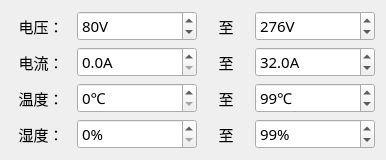
<?xml version="1.0" encoding="UTF-8"?>
<ui version="4.0">
 <class>Set_LineUnitWid</class>
 <widget class="QWidget" name="Set_LineUnitWid">
  <property name="geometry">
   <rect>
    <x>0</x>
    <y>0</y>
    <width>386</width>
    <height>156</height>
   </rect>
  </property>
  <property name="font">
   <font>
    <family>微软雅黑</family>
    <pointsize>11</pointsize>
   </font>
  </property>
  <property name="windowTitle">
   <string>Form</string>
  </property>
  <layout class="QGridLayout" name="gridLayout">
   <property name="verticalSpacing">
    <number>6</number>
   </property>
   <item row="0" column="0">
    <widget class="QLabel" name="label_5">
     <property name="sizePolicy">
      <sizepolicy hsizetype="Preferred" vsizetype="Preferred">
       <horstretch>0</horstretch>
       <verstretch>0</verstretch>
      </sizepolicy>
     </property>
     <property name="minimumSize">
      <size>
       <width>60</width>
       <height>30</height>
      </size>
     </property>
     <property name="maximumSize">
      <size>
       <width>60</width>
       <height>16777215</height>
      </size>
     </property>
     <property name="text">
      <string>电压：</string>
     </property>
     <property name="alignment">
      <set>Qt::AlignCenter</set>
     </property>
    </widget>
   </item>
   <item row="0" column="1">
    <widget class="QDoubleSpinBox" name="volMinSpin">
     <property name="enabled">
      <bool>true</bool>
     </property>
     <property name="minimumSize">
      <size>
       <width>120</width>
       <height>30</height>
      </size>
     </property>
     <property name="maximumSize">
      <size>
       <width>120</width>
       <height>16777215</height>
      </size>
     </property>
     <property name="prefix">
      <string/>
     </property>
     <property name="suffix">
      <string>V</string>
     </property>
     <property name="decimals">
      <number>0</number>
     </property>
     <property name="maximum">
      <double>300.000000000000000</double>
     </property>
     <property name="value">
      <double>80.000000000000000</double>
     </property>
    </widget>
   </item>
   <item row="0" column="2">
    <widget class="QLabel" name="label_6">
     <property name="minimumSize">
      <size>
       <width>40</width>
       <height>30</height>
      </size>
     </property>
     <property name="maximumSize">
      <size>
       <width>50</width>
       <height>16777215</height>
      </size>
     </property>
     <property name="text">
      <string>至</string>
     </property>
     <property name="alignment">
      <set>Qt::AlignCenter</set>
     </property>
    </widget>
   </item>
   <item row="0" column="3">
    <widget class="QDoubleSpinBox" name="volMaxSpin">
     <property name="enabled">
      <bool>true</bool>
     </property>
     <property name="minimumSize">
      <size>
       <width>120</width>
       <height>30</height>
      </size>
     </property>
     <property name="maximumSize">
      <size>
       <width>120</width>
       <height>16777215</height>
      </size>
     </property>
     <property name="suffix">
      <string>V</string>
     </property>
     <property name="decimals">
      <number>0</number>
     </property>
     <property name="maximum">
      <double>300.000000000000000</double>
     </property>
     <property name="value">
      <double>276.000000000000000</double>
     </property>
    </widget>
   </item>
   <item row="1" column="0">
    <widget class="QLabel" name="label_9">
     <property name="minimumSize">
      <size>
       <width>60</width>
       <height>30</height>
      </size>
     </property>
     <property name="maximumSize">
      <size>
       <width>60</width>
       <height>16777215</height>
      </size>
     </property>
     <property name="text">
      <string>电流：</string>
     </property>
     <property name="alignment">
      <set>Qt::AlignCenter</set>
     </property>
    </widget>
   </item>
   <item row="1" column="1">
    <widget class="QDoubleSpinBox" name="curMinSpin">
     <property name="enabled">
      <bool>true</bool>
     </property>
     <property name="minimumSize">
      <size>
       <width>120</width>
       <height>30</height>
      </size>
     </property>
     <property name="maximumSize">
      <size>
       <width>120</width>
       <height>16777215</height>
      </size>
     </property>
     <property name="suffix">
      <string>A</string>
     </property>
     <property name="decimals">
      <number>1</number>
     </property>
     <property name="maximum">
      <double>63.000000000000000</double>
     </property>
    </widget>
   </item>
   <item row="1" column="2">
    <widget class="QLabel" name="label_10">
     <property name="minimumSize">
      <size>
       <width>40</width>
       <height>30</height>
      </size>
     </property>
     <property name="maximumSize">
      <size>
       <width>50</width>
       <height>16777215</height>
      </size>
     </property>
     <property name="text">
      <string>至</string>
     </property>
     <property name="alignment">
      <set>Qt::AlignCenter</set>
     </property>
    </widget>
   </item>
   <item row="1" column="3">
    <widget class="QDoubleSpinBox" name="curMaxSpin">
     <property name="enabled">
      <bool>true</bool>
     </property>
     <property name="minimumSize">
      <size>
       <width>120</width>
       <height>30</height>
      </size>
     </property>
     <property name="maximumSize">
      <size>
       <width>120</width>
       <height>16777215</height>
      </size>
     </property>
     <property name="suffix">
      <string>A</string>
     </property>
     <property name="decimals">
      <number>1</number>
     </property>
     <property name="maximum">
      <double>64.000000000000000</double>
     </property>
     <property name="value">
      <double>32.000000000000000</double>
     </property>
    </widget>
   </item>
   <item row="2" column="0">
    <widget class="QLabel" name="label_11">
     <property name="minimumSize">
      <size>
       <width>60</width>
       <height>30</height>
      </size>
     </property>
     <property name="maximumSize">
      <size>
       <width>60</width>
       <height>16777215</height>
      </size>
     </property>
     <property name="text">
      <string>温度：</string>
     </property>
     <property name="alignment">
      <set>Qt::AlignCenter</set>
     </property>
    </widget>
   </item>
   <item row="2" column="1">
    <widget class="QDoubleSpinBox" name="temMinSpin">
     <property name="enabled">
      <bool>true</bool>
     </property>
     <property name="minimumSize">
      <size>
       <width>120</width>
       <height>30</height>
      </size>
     </property>
     <property name="maximumSize">
      <size>
       <width>120</width>
       <height>16777215</height>
      </size>
     </property>
     <property name="prefix">
      <string/>
     </property>
     <property name="suffix">
      <string>℃</string>
     </property>
     <property name="decimals">
      <number>0</number>
     </property>
     <property name="maximum">
      <double>100.000000000000000</double>
     </property>
     <property name="value">
      <double>0.000000000000000</double>
     </property>
    </widget>
   </item>
   <item row="2" column="2">
    <widget class="QLabel" name="label_12">
     <property name="minimumSize">
      <size>
       <width>40</width>
       <height>30</height>
      </size>
     </property>
     <property name="maximumSize">
      <size>
       <width>50</width>
       <height>16777215</height>
      </size>
     </property>
     <property name="text">
      <string>至</string>
     </property>
     <property name="alignment">
      <set>Qt::AlignCenter</set>
     </property>
    </widget>
   </item>
   <item row="2" column="3">
    <widget class="QDoubleSpinBox" name="temMaxSpin">
     <property name="enabled">
      <bool>true</bool>
     </property>
     <property name="minimumSize">
      <size>
       <width>120</width>
       <height>30</height>
      </size>
     </property>
     <property name="maximumSize">
      <size>
       <width>120</width>
       <height>16777215</height>
      </size>
     </property>
     <property name="suffix">
      <string>℃</string>
     </property>
     <property name="decimals">
      <number>0</number>
     </property>
     <property name="maximum">
      <double>100.000000000000000</double>
     </property>
     <property name="value">
      <double>99.000000000000000</double>
     </property>
    </widget>
   </item>
   <item row="3" column="0">
    <widget class="QLabel" name="label_13">
     <property name="minimumSize">
      <size>
       <width>60</width>
       <height>30</height>
      </size>
     </property>
     <property name="maximumSize">
      <size>
       <width>60</width>
       <height>16777215</height>
      </size>
     </property>
     <property name="text">
      <string>湿度：</string>
     </property>
     <property name="alignment">
      <set>Qt::AlignCenter</set>
     </property>
    </widget>
   </item>
   <item row="3" column="1">
    <widget class="QDoubleSpinBox" name="humMinSpin">
     <property name="enabled">
      <bool>true</bool>
     </property>
     <property name="minimumSize">
      <size>
       <width>120</width>
       <height>30</height>
      </size>
     </property>
     <property name="maximumSize">
      <size>
       <width>120</width>
       <height>16777215</height>
      </size>
     </property>
     <property name="prefix">
      <string/>
     </property>
     <property name="suffix">
      <string>%</string>
     </property>
     <property name="decimals">
      <number>0</number>
     </property>
     <property name="maximum">
      <double>100.000000000000000</double>
     </property>
     <property name="value">
      <double>0.000000000000000</double>
     </property>
    </widget>
   </item>
   <item row="3" column="2">
    <widget class="QLabel" name="label_14">
     <property name="minimumSize">
      <size>
       <width>40</width>
       <height>30</height>
      </size>
     </property>
     <property name="maximumSize">
      <size>
       <width>50</width>
       <height>16777215</height>
      </size>
     </property>
     <property name="text">
      <string>至</string>
     </property>
     <property name="alignment">
      <set>Qt::AlignCenter</set>
     </property>
    </widget>
   </item>
   <item row="3" column="3">
    <widget class="QDoubleSpinBox" name="humMaxSpin">
     <property name="enabled">
      <bool>true</bool>
     </property>
     <property name="minimumSize">
      <size>
       <width>120</width>
       <height>30</height>
      </size>
     </property>
     <property name="maximumSize">
      <size>
       <width>120</width>
       <height>16777215</height>
      </size>
     </property>
     <property name="suffix">
      <string>%</string>
     </property>
     <property name="decimals">
      <number>0</number>
     </property>
     <property name="maximum">
      <double>100.000000000000000</double>
     </property>
     <property name="value">
      <double>99.000000000000000</double>
     </property>
    </widget>
   </item>
  </layout>
 </widget>
 <resources/>
 <connections/>
</ui>
